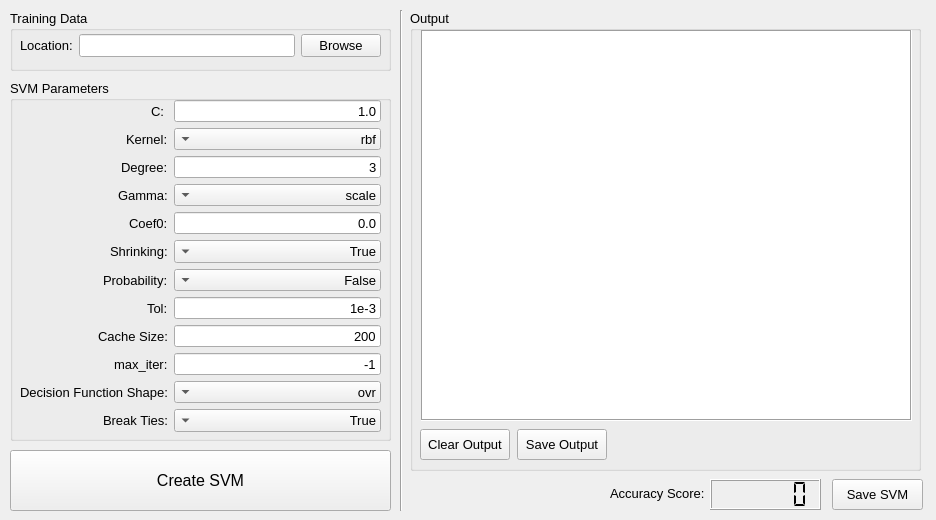
<?xml version="1.0" encoding="UTF-8"?>
<ui version="4.0">
 <class>Form</class>
 <widget class="QWidget" name="Form">
  <property name="geometry">
   <rect>
    <x>0</x>
    <y>0</y>
    <width>936</width>
    <height>520</height>
   </rect>
  </property>
  <property name="minimumSize">
   <size>
    <width>936</width>
    <height>520</height>
   </size>
  </property>
  <property name="maximumSize">
   <size>
    <width>936</width>
    <height>520</height>
   </size>
  </property>
  <property name="font">
   <font>
    <pointsize>10</pointsize>
    <weight>50</weight>
    <bold>false</bold>
   </font>
  </property>
  <property name="windowTitle">
   <string>SVM Maker</string>
  </property>
  <property name="windowIcon">
   <iconset>
    <normaloff>../media/SVMmaker.ico</normaloff>../media/SVMmaker.ico</iconset>
  </property>
  <property name="toolTip">
   <string/>
  </property>
  <widget class="QGroupBox" name="groupBox_data">
   <property name="geometry">
    <rect>
     <x>10</x>
     <y>10</y>
     <width>381</width>
     <height>61</height>
    </rect>
   </property>
   <property name="title">
    <string>Training Data</string>
   </property>
   <widget class="QWidget" name="horizontalLayoutWidget">
    <property name="geometry">
     <rect>
      <x>10</x>
      <y>20</y>
      <width>361</width>
      <height>31</height>
     </rect>
    </property>
    <layout class="QHBoxLayout" name="horizontalLayout">
     <item>
      <widget class="QLabel" name="label_loc">
       <property name="text">
        <string>Location:</string>
       </property>
      </widget>
     </item>
     <item>
      <widget class="QLineEdit" name="lineEdit_folderPath"/>
     </item>
     <item>
      <widget class="QPushButton" name="bttn_browse">
       <property name="text">
        <string>Browse</string>
       </property>
      </widget>
     </item>
    </layout>
   </widget>
  </widget>
  <widget class="QGroupBox" name="groupBox_params">
   <property name="geometry">
    <rect>
     <x>10</x>
     <y>80</y>
     <width>381</width>
     <height>361</height>
    </rect>
   </property>
   <property name="title">
    <string>SVM Parameters</string>
   </property>
   <property name="flat">
    <bool>false</bool>
   </property>
   <widget class="QWidget" name="formLayoutWidget">
    <property name="geometry">
     <rect>
      <x>10</x>
      <y>20</y>
      <width>361</width>
      <height>332</height>
     </rect>
    </property>
    <layout class="QFormLayout" name="formLayout">
     <property name="labelAlignment">
      <set>Qt::AlignRight|Qt::AlignTrailing|Qt::AlignVCenter</set>
     </property>
     <item row="0" column="0">
      <widget class="QLabel" name="label_c">
       <property name="toolTip">
        <string notr="true">Regularization parameter. The strength of the regularization is inversely proportional to C. Must be strictly positive. The penalty is a squared l2 penalty.</string>
       </property>
       <property name="toolTipDuration">
        <number>-1</number>
       </property>
       <property name="statusTip">
        <string/>
       </property>
       <property name="text">
        <string>C: </string>
       </property>
       <property name="alignment">
        <set>Qt::AlignLeading|Qt::AlignLeft|Qt::AlignVCenter</set>
       </property>
      </widget>
     </item>
     <item row="0" column="1">
      <widget class="QLineEdit" name="lineEdit_c">
       <property name="toolTip">
        <string/>
       </property>
       <property name="toolTipDuration">
        <number>-1</number>
       </property>
       <property name="text">
        <string>1.0</string>
       </property>
       <property name="alignment">
        <set>Qt::AlignRight|Qt::AlignTrailing|Qt::AlignVCenter</set>
       </property>
      </widget>
     </item>
     <item row="1" column="0">
      <widget class="QLabel" name="label_kernel">
       <property name="toolTip">
        <string>Specifies the kernel type to be used in the algorithm. It must be one of ‘linear’, ‘poly’, ‘rbf’, ‘sigmoid’, ‘precomputed’ or a callable. If none is given, ‘rbf’ will be used. If a callable is given it is used to pre-compute the kernel matrix from data matrices; that matrix should be an array of shape (n_samples, n_samples).</string>
       </property>
       <property name="text">
        <string>Kernel:</string>
       </property>
       <property name="alignment">
        <set>Qt::AlignLeading|Qt::AlignLeft|Qt::AlignVCenter</set>
       </property>
      </widget>
     </item>
     <item row="1" column="1">
      <widget class="QComboBox" name="comboBox_kernel">
       <property name="layoutDirection">
        <enum>Qt::RightToLeft</enum>
       </property>
       <property name="autoFillBackground">
        <bool>false</bool>
       </property>
       <property name="frame">
        <bool>true</bool>
       </property>
       <item>
        <property name="text">
         <string>rbf</string>
        </property>
       </item>
       <item>
        <property name="text">
         <string>sigmoid</string>
        </property>
       </item>
       <item>
        <property name="text">
         <string>poly</string>
        </property>
       </item>
       <item>
        <property name="text">
         <string>linear</string>
        </property>
       </item>
       <item>
        <property name="text">
         <string>precomputed</string>
        </property>
       </item>
      </widget>
     </item>
     <item row="2" column="0">
      <widget class="QLabel" name="label_degree">
       <property name="toolTip">
        <string>Degree of the polynomial kernel function (‘poly’). Ignored by all other kernels.</string>
       </property>
       <property name="text">
        <string>Degree:</string>
       </property>
       <property name="alignment">
        <set>Qt::AlignLeading|Qt::AlignLeft|Qt::AlignVCenter</set>
       </property>
      </widget>
     </item>
     <item row="2" column="1">
      <widget class="QLineEdit" name="lineEdit_degree">
       <property name="text">
        <string>3</string>
       </property>
       <property name="alignment">
        <set>Qt::AlignRight|Qt::AlignTrailing|Qt::AlignVCenter</set>
       </property>
      </widget>
     </item>
     <item row="3" column="0">
      <widget class="QLabel" name="label_gamma">
       <property name="toolTip">
        <string>Kernel coefficient for ‘rbf’, ‘poly’ and ‘sigmoid’.</string>
       </property>
       <property name="text">
        <string>Gamma:</string>
       </property>
       <property name="alignment">
        <set>Qt::AlignLeading|Qt::AlignLeft|Qt::AlignVCenter</set>
       </property>
      </widget>
     </item>
     <item row="3" column="1">
      <widget class="QComboBox" name="comboBox_gamma">
       <property name="layoutDirection">
        <enum>Qt::RightToLeft</enum>
       </property>
       <item>
        <property name="text">
         <string>scale</string>
        </property>
       </item>
       <item>
        <property name="text">
         <string>auto</string>
        </property>
       </item>
      </widget>
     </item>
     <item row="4" column="0">
      <widget class="QLabel" name="label_coef0">
       <property name="toolTip">
        <string>Independent term in kernel function. It is only significant in ‘poly’ and ‘sigmoid’.</string>
       </property>
       <property name="frameShape">
        <enum>QFrame::NoFrame</enum>
       </property>
       <property name="text">
        <string>Coef0:</string>
       </property>
       <property name="alignment">
        <set>Qt::AlignLeading|Qt::AlignLeft|Qt::AlignVCenter</set>
       </property>
      </widget>
     </item>
     <item row="4" column="1">
      <widget class="QLineEdit" name="lineEdit_coef0">
       <property name="text">
        <string>0.0</string>
       </property>
       <property name="alignment">
        <set>Qt::AlignRight|Qt::AlignTrailing|Qt::AlignVCenter</set>
       </property>
      </widget>
     </item>
     <item row="5" column="0">
      <widget class="QLabel" name="label_shrinking">
       <property name="toolTip">
        <string>Whether to use the shrinking heuristic.</string>
       </property>
       <property name="text">
        <string>Shrinking:</string>
       </property>
       <property name="alignment">
        <set>Qt::AlignLeading|Qt::AlignLeft|Qt::AlignVCenter</set>
       </property>
      </widget>
     </item>
     <item row="5" column="1">
      <widget class="QComboBox" name="comboBox_shrinking">
       <property name="layoutDirection">
        <enum>Qt::RightToLeft</enum>
       </property>
       <item>
        <property name="text">
         <string>True</string>
        </property>
       </item>
       <item>
        <property name="text">
         <string>False</string>
        </property>
       </item>
      </widget>
     </item>
     <item row="6" column="0">
      <widget class="QLabel" name="label_prob">
       <property name="toolTip">
        <string>Whether to enable probability estimates. This must be enabled prior to calling fit, will slow down that method as it internally uses 5-fold cross-validation, and predict_proba may be inconsistent with predict.</string>
       </property>
       <property name="text">
        <string>Probability:</string>
       </property>
       <property name="alignment">
        <set>Qt::AlignLeading|Qt::AlignLeft|Qt::AlignVCenter</set>
       </property>
      </widget>
     </item>
     <item row="6" column="1">
      <widget class="QComboBox" name="comboBox_prob">
       <property name="layoutDirection">
        <enum>Qt::RightToLeft</enum>
       </property>
       <item>
        <property name="text">
         <string>False</string>
        </property>
       </item>
       <item>
        <property name="text">
         <string>True</string>
        </property>
       </item>
      </widget>
     </item>
     <item row="7" column="0">
      <widget class="QLabel" name="label_tol">
       <property name="toolTip">
        <string>Tolerance for stopping criterion.</string>
       </property>
       <property name="text">
        <string>Tol:</string>
       </property>
       <property name="alignment">
        <set>Qt::AlignLeading|Qt::AlignLeft|Qt::AlignVCenter</set>
       </property>
      </widget>
     </item>
     <item row="7" column="1">
      <widget class="QLineEdit" name="lineEdit_tol">
       <property name="text">
        <string>1e-3</string>
       </property>
       <property name="alignment">
        <set>Qt::AlignRight|Qt::AlignTrailing|Qt::AlignVCenter</set>
       </property>
      </widget>
     </item>
     <item row="8" column="0">
      <widget class="QLabel" name="label_cache">
       <property name="toolTip">
        <string>Set the parameter C of class i to class_weight[i]*C for SVC. If not given, all classes are supposed to have weight one. The “balanced” mode uses the values of y to automatically adjust weights inversely proportional to class frequencies in the input data as n_samples / (n_classes * np.bincount(y))</string>
       </property>
       <property name="text">
        <string>Cache Size:</string>
       </property>
       <property name="alignment">
        <set>Qt::AlignLeading|Qt::AlignLeft|Qt::AlignVCenter</set>
       </property>
      </widget>
     </item>
     <item row="8" column="1">
      <widget class="QLineEdit" name="lineEdit_cache">
       <property name="text">
        <string>200</string>
       </property>
       <property name="alignment">
        <set>Qt::AlignRight|Qt::AlignTrailing|Qt::AlignVCenter</set>
       </property>
      </widget>
     </item>
     <item row="9" column="0">
      <widget class="QLabel" name="label_maxIter">
       <property name="toolTip">
        <string>Hard limit on iterations within solver, or -1 for no limit.</string>
       </property>
       <property name="text">
        <string>max_iter:</string>
       </property>
       <property name="alignment">
        <set>Qt::AlignLeading|Qt::AlignLeft|Qt::AlignVCenter</set>
       </property>
      </widget>
     </item>
     <item row="10" column="0">
      <widget class="QLabel" name="label_dfs">
       <property name="toolTip">
        <string>Whether to return a one-vs-rest (‘ovr’) decision function of shape (n_samples, n_classes) as all other classifiers, or the original one-vs-one (‘ovo’) decision function of libsvm which has shape (n_samples, n_classes * (n_classes - 1) / 2). However, one-vs-one (‘ovo’) is always used as multi-class strategy. The parameter is ignored for binary classification.</string>
       </property>
       <property name="text">
        <string>Decision Function Shape:</string>
       </property>
       <property name="alignment">
        <set>Qt::AlignLeading|Qt::AlignLeft|Qt::AlignVCenter</set>
       </property>
      </widget>
     </item>
     <item row="11" column="0">
      <widget class="QLabel" name="label_breakTies">
       <property name="toolTip">
        <string>If true, decision_function_shape='ovr', and number of classes &gt; 2, predict will break ties according to the confidence values of decision_function; otherwise the first class among the tied classes is returned. Please note that breaking ties comes at a relatively high computational cost compared to a simple predict.</string>
       </property>
       <property name="statusTip">
        <string/>
       </property>
       <property name="text">
        <string>Break Ties:</string>
       </property>
       <property name="alignment">
        <set>Qt::AlignLeading|Qt::AlignLeft|Qt::AlignVCenter</set>
       </property>
      </widget>
     </item>
     <item row="9" column="1">
      <widget class="QLineEdit" name="lineEdit_maxIter">
       <property name="text">
        <string>-1</string>
       </property>
       <property name="alignment">
        <set>Qt::AlignRight|Qt::AlignTrailing|Qt::AlignVCenter</set>
       </property>
      </widget>
     </item>
     <item row="10" column="1">
      <widget class="QComboBox" name="comboBox_dfs">
       <property name="layoutDirection">
        <enum>Qt::RightToLeft</enum>
       </property>
       <item>
        <property name="text">
         <string>ovr</string>
        </property>
       </item>
       <item>
        <property name="text">
         <string>ovo</string>
        </property>
       </item>
      </widget>
     </item>
     <item row="11" column="1">
      <widget class="QComboBox" name="comboBox_breakTies">
       <property name="layoutDirection">
        <enum>Qt::RightToLeft</enum>
       </property>
       <item>
        <property name="text">
         <string>True</string>
        </property>
       </item>
       <item>
        <property name="text">
         <string>False</string>
        </property>
       </item>
      </widget>
     </item>
    </layout>
   </widget>
  </widget>
  <widget class="QGroupBox" name="groupBox_output">
   <property name="geometry">
    <rect>
     <x>410</x>
     <y>10</y>
     <width>511</width>
     <height>461</height>
    </rect>
   </property>
   <property name="title">
    <string>Output</string>
   </property>
   <property name="flat">
    <bool>false</bool>
   </property>
   <property name="checkable">
    <bool>false</bool>
   </property>
   <property name="checked">
    <bool>false</bool>
   </property>
   <widget class="QTextEdit" name="textEdit_output">
    <property name="geometry">
     <rect>
      <x>11</x>
      <y>20</y>
      <width>491</width>
      <height>391</height>
     </rect>
    </property>
    <property name="frameShape">
     <enum>QFrame::Box</enum>
    </property>
    <property name="frameShadow">
     <enum>QFrame::Sunken</enum>
    </property>
    <property name="lineWidth">
     <number>1</number>
    </property>
    <property name="readOnly">
     <bool>true</bool>
    </property>
   </widget>
   <widget class="QPushButton" name="bttn_clear">
    <property name="geometry">
     <rect>
      <x>10</x>
      <y>419</y>
      <width>90</width>
      <height>31</height>
     </rect>
    </property>
    <property name="text">
     <string>Clear Output</string>
    </property>
   </widget>
   <widget class="QPushButton" name="bttn_saveOutput">
    <property name="geometry">
     <rect>
      <x>107</x>
      <y>419</y>
      <width>90</width>
      <height>31</height>
     </rect>
    </property>
    <property name="text">
     <string>Save Output</string>
    </property>
   </widget>
  </widget>
  <widget class="Line" name="line">
   <property name="geometry">
    <rect>
     <x>386</x>
     <y>10</y>
     <width>31</width>
     <height>501</height>
    </rect>
   </property>
   <property name="orientation">
    <enum>Qt::Vertical</enum>
   </property>
  </widget>
  <widget class="QPushButton" name="bttn_createSVM">
   <property name="geometry">
    <rect>
     <x>10</x>
     <y>450</y>
     <width>381</width>
     <height>61</height>
    </rect>
   </property>
   <property name="minimumSize">
    <size>
     <width>75</width>
     <height>24</height>
    </size>
   </property>
   <property name="maximumSize">
    <size>
     <width>4000</width>
     <height>4000</height>
    </size>
   </property>
   <property name="font">
    <font>
     <pointsize>12</pointsize>
     <weight>50</weight>
     <bold>false</bold>
    </font>
   </property>
   <property name="text">
    <string>Create SVM</string>
   </property>
   <property name="autoExclusive">
    <bool>false</bool>
   </property>
  </widget>
  <widget class="QLCDNumber" name="lcd_accuracy">
   <property name="geometry">
    <rect>
     <x>710</x>
     <y>479</y>
     <width>111</width>
     <height>31</height>
    </rect>
   </property>
   <property name="smallDecimalPoint">
    <bool>false</bool>
   </property>
   <property name="digitCount">
    <number>6</number>
   </property>
   <property name="segmentStyle">
    <enum>QLCDNumber::Flat</enum>
   </property>
  </widget>
  <widget class="QLabel" name="label_accuracy">
   <property name="geometry">
    <rect>
     <x>610</x>
     <y>483</y>
     <width>101</width>
     <height>21</height>
    </rect>
   </property>
   <property name="text">
    <string>Accuracy Score:</string>
   </property>
  </widget>
  <widget class="QPushButton" name="bttn_save">
   <property name="geometry">
    <rect>
     <x>832</x>
     <y>479</y>
     <width>91</width>
     <height>31</height>
    </rect>
   </property>
   <property name="text">
    <string>Save SVM</string>
   </property>
  </widget>
 </widget>
 <resources/>
 <connections/>
</ui>
